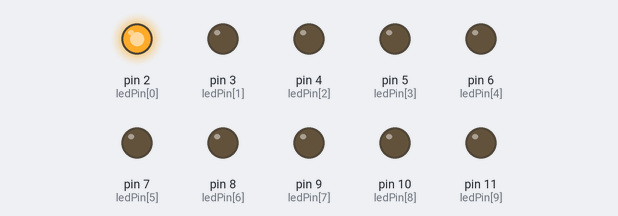
A sketch run on a simulated Arduino Uno, built with avr-gcc and run on an emulated ATmega328P. Parts: output pins drawn as LEDs (lit = HIGH).

Above: at 0.5 s.
At 1.5 s:
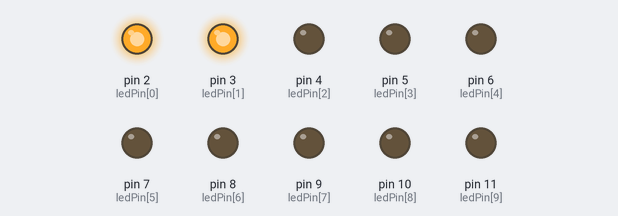
At 2.5 s:
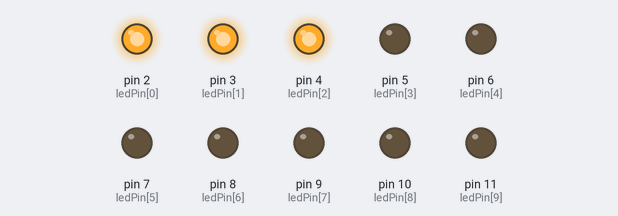
At 4.5 s:
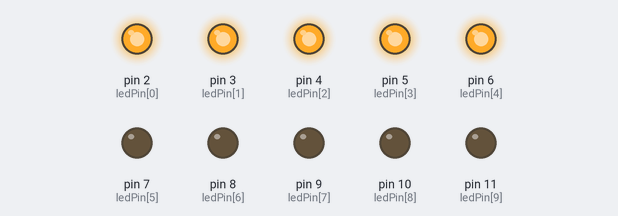
At 6.5 s:
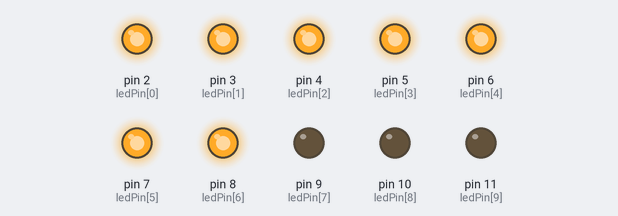
At 9.5 s:
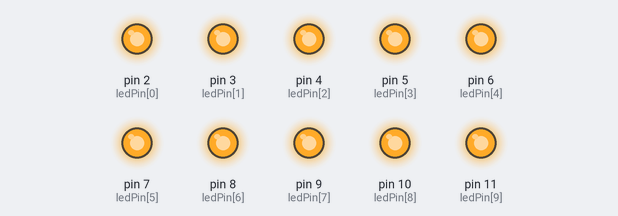
Timing chart, 0 to 11.5 s (numbered marks = the images above):
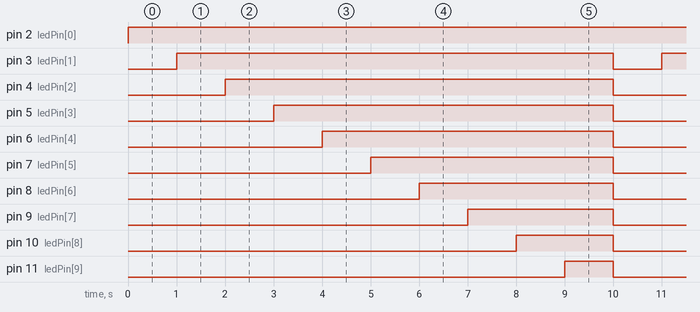

Measured:
- by itself, pin 2 (ledPin[0]): LOW → HIGH at 0.00 s
- by itself, pin 3 (ledPin[1]): alternates HIGH for 9.0 s and LOW for 1.0 s
- by itself, pin 4 (ledPin[2]): alternates HIGH for 8.0 s and LOW for 2.0 s
- by itself, pin 5 (ledPin[3]): alternates HIGH for 7.0 s and LOW for 3.0 s
- by itself, pin 6 (ledPin[4]): alternates HIGH for 6.0 s and LOW for 4.0 s
- by itself, pin 7 (ledPin[5]): alternates HIGH for 5.0 s and LOW for 5.0 s
- by itself, pin 8 (ledPin[6]): alternates HIGH for 4.0 s and LOW for 6.0 s
- by itself, pin 9 (ledPin[7]): alternates HIGH for 3.0 s and LOW for 7.0 s

The sketch:

Chuong3.ino
```cpp
//Bài 3:
int ledPin[] = {2,3,4,5,6,7,8,9,10,11}; // Mảng lưu vị trí các chân Digital mà các đèn LED sử dụng theo thứ tự từ 3->12.
void setup() {

  for (int i=0; i<10; i++) {
    pinMode(ledPin[i],OUTPUT);  //Các chân LED là OUTPUT
    digitalWrite(ledPin[i],LOW); //Mặc định các đèn LED sẽ tắt
  }
}
void loop() {
  for (int i = 0; i < 10; i ++) {
    digitalWrite(ledPin[i],LOW); // Tắt đèn
  }

  //Bật tuần tự các đèn led
  for (int i=0; i < 10; i++) {
    digitalWrite(ledPin[i],HIGH); //Bật đèn
    delay(1000); // Dừng để các đèn LED sáng dần
  }

}
```
